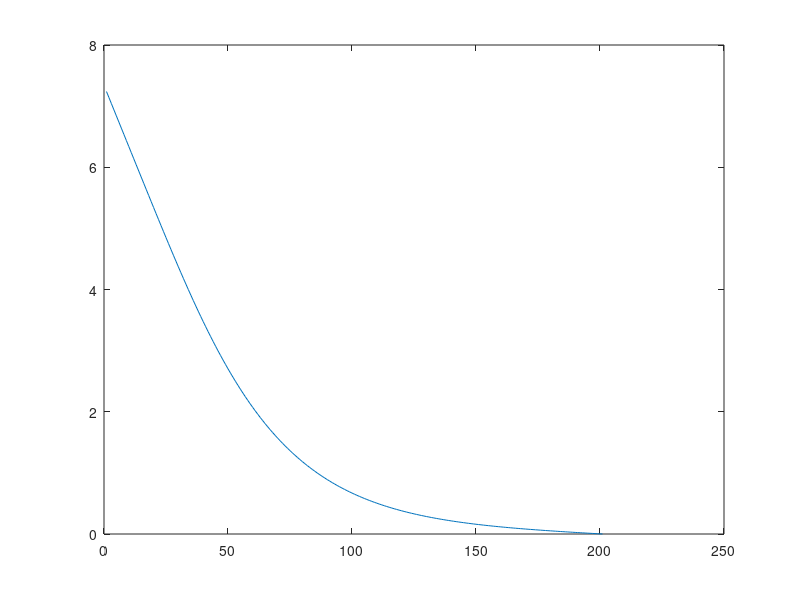

Source code (MATLAB):
clc;
clear;
X=8;
S0=10;
r=0.1;
sig=0.5;
T=1;
%Svec - Vector of stock prices (i.e. grid points)
%tvec - Vector of times (i.e. grid points)
oType='PUT';
Svec=0:0.1:S0+10;
tvec=0:0.01:T;

% Get the number of grid points
M = length(Svec)-1;
N = length(tvec)-1;
% Get the grid sizes (assuming equi-spaced points)
dt = tvec(2)-tvec(1);

% Calculate the coefficients
% To do this we need a vector of j points
j = 0:M;
sig2 = sig*sig;
aj = (dt*j/2).*(r - sig2*j);
bj = 1 + dt*(sig2*(j.^2) + r);
cj = -(dt*j/2).*(r + sig2*j);

% Pre-allocate the output
price=zeros(M+1,N+1);

% Form the tridiagonal matrix
B = diag(aj(3:M),-1) + diag(bj(2:M)) + diag(cj(2:M-1),1);


% Specify the boundary conditions
switch oType
    case 'CALL'
        % Specify the expiry time boundary condition
        price(:,end) = max(Svec-X,0);
        % Put in the minimum and maximum price boundary conditions
        % assuming that the largest value in the Svec is
        % chosen so that the following is true for all time
        price(1,:) = 0;
        price(end,:) = (Svec(end)-X)*exp(-r*tvec(end:-1:1));
        Boundary=zeros(size(B,1),N);
        Boundary(1,:)= 0;
        Boundary(end,:)= cj(M)*(Svec(end)-X)*exp(-r*tvec(end-1:-1:1));
    case 'PUT'
        % Specify the expiry time boundary condition
        price(:,end) = max(X-Svec,0);
        % Put in the minimum and maximum price boundary conditions
        % assuming that the largest value in the Svec is
        % chosen so that the following is true for all time
        price(1,:) = (X-Svec(1))*exp(-r*tvec(end:-1:1));
        price(end,:) = 0;
        Boundary=zeros(size(B,1),N);
        Boundary(1,:)= aj(2)*(X-Svec(1))*exp(-r*tvec(end-1:-1:1));
        Boundary(end,:)= 0;
end

% Solve at each node
for idx = N:-1:1
    price(2:end-1,idx)=B\(price(2:end-1,idx+1)-Boundary(:,idx));

end

plot(price(:,1));


